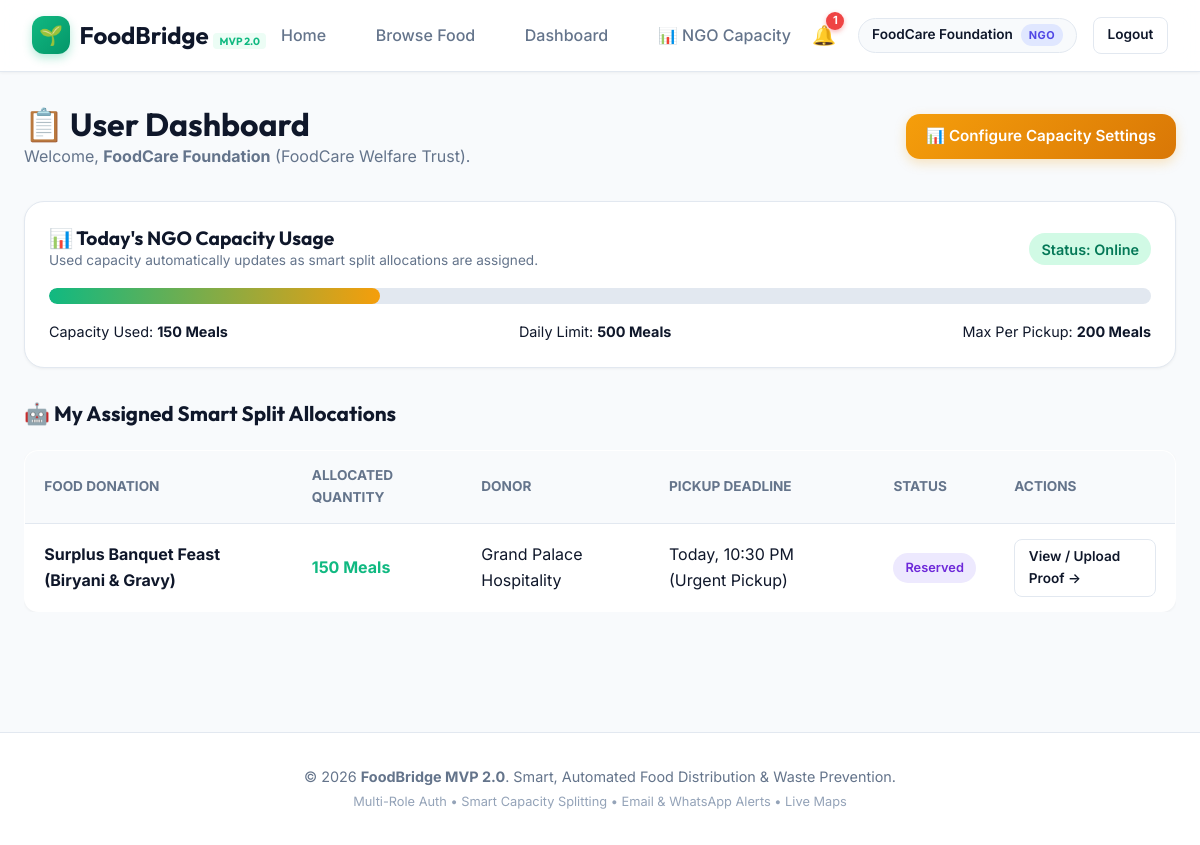
/dashboard (signed in), run on an earlier commit of the app's database.
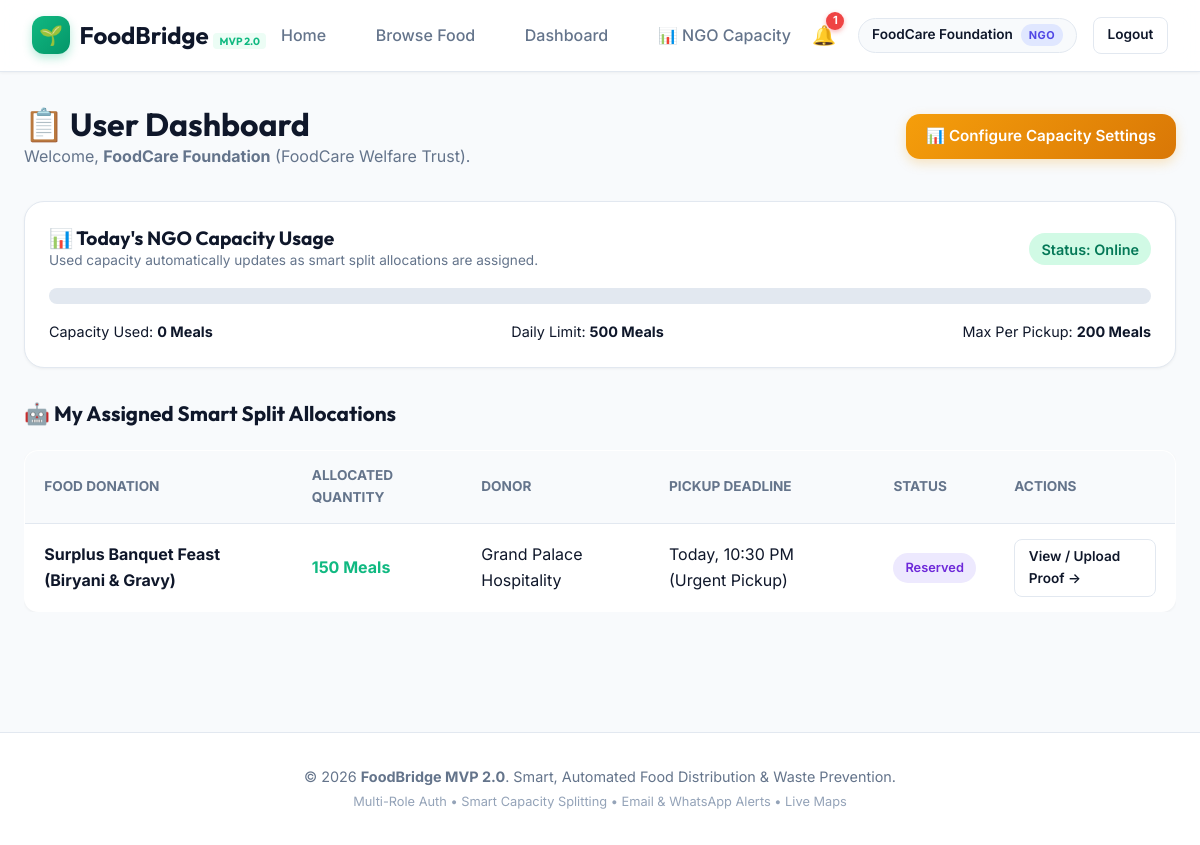
And on a later commit of the database.
### tables this page shows
CREATE TABLE users (
    id INTEGER PRIMARY KEY AUTOINCREMENT,
    name TEXT NOT NULL,
    email TEXT UNIQUE NOT NULL,
    password_hash TEXT NOT NULL,
    role TEXT NOT NULL CHECK(role IN ('donor', 'ngo', 'admin')),
    phone TEXT,
    organization TEXT,
    -- NGO Capacity & Location Configuration
    max_meals_per_pickup INTEGER DEFAULT 200,
    daily_capacity INTEGER DEFAULT 500,
    current_capacity_used INTEGER DEFAULT 0,
    capacity_reset_date TEXT DEFAULT '',
    availability TEXT DEFAULT 'Online' CHECK(availability IN ('Online', 'Offline')),
    service_radius_km REAL DEFAULT 10.0,
    latitude REAL DEFAULT 12.9716,
    longitude REAL DEFAULT 77.5946,
    created_at TIMESTAMP DEFAULT CURRENT_TIMESTAMP
);

### app.py (the view, shortened to what this page needs)
@app.route('/dashboard')
@login_required
def dashboard():
    db = database.get_db()
    user_id = session['user_id']
    user_role = session['user_role']
    if user_role == 'admin':
        return redirect(url_for('admin_dashboard'))
    else: # NGO role
        my_allocations = db.execute('''
            SELECT da.*, d.food_name, d.food_type, d.quantity, d.location, d.pickup_deadline, d.latitude, d.longitude,
                   u_donor.name as donor_name, u_donor.organization as donor_org, u_donor.phone as donor_phone
            FROM donation_allocations da
            JOIN donations d ON da.donation_id = d.id
            JOIN users u_donor ON d.donor_id = u_donor.id
            WHERE da.ngo_id = ?
            ORDER BY da.created_at DESC
        ''', (user_id,)).fetchall()
        my_single_pickups = db.execute('''
            SELECT d.*, u_donor.name as donor_name, u_donor.organization as donor_org, u_donor.phone as donor_phone
            FROM donations d
            JOIN users u_donor ON d.donor_id = u_donor.id
            WHERE d.ngo_id = ?
            ORDER BY d.created_at DESC
        ''', (user_id,)).fetchall()
        ngo_info = db.execute('SELECT * FROM users WHERE id = ?', (user_id,)).fetchone()
        stats = {
            'total_claimed': len(my_allocations) + len(my_single_pickups),
            'active_pickups': sum(1 for a in my_allocations if a['status'] == 'Reserved') + sum(1 for d in my_single_pickups if d['status'] == 'Reserved'),
            'completed_deliveries': sum(1 for a in my_allocations if a['status'] in ['Delivered', 'Completed']) + sum(1 for d in my_single_pickups if d['status'] in ['Delivered', 'Completed']),
            'daily_capacity': ngo_info['daily_capacity'] or 500,
            'capacity_used': ngo_info['current_capacity_used'] or 0
        }
        return render_template('dashboard.html', allocations=my_allocations, single_pickups=my_single_pickups, stats=stats, ngo=ngo_info)

### app.py (called while the page is built)
def login_required(f):
    @wraps(f)
    def decorated_function(*args, **kwargs):
        if 'user_id' not in session:
            flash('Please log in to access this page.', 'warning')
            return redirect(url_for('login', next=request.url))
        return f(*args, **kwargs)
    return decorated_function

### database.py (called while the page is built)
def dict_factory(cursor, row):
    d = {}
    for idx, col in enumerate(cursor.description):
        d[col[0]] = row[idx]
    return d

def get_db():
    db = getattr(g, '_database', None)
    if db is None:
        db = g._database = sqlite3.connect(DATABASE)
        db.row_factory = dict_factory
        db.execute('PRAGMA foreign_keys = ON;')
    return db

def close_connection(exception=None):
    db = getattr(g, '_database', None)
    if db is not None:
        db.close()

### templates/dashboard.html (shortened to what the changed rows need)
{% extends "base.html" %}
{% block content %}
<div style="margin-bottom: 2rem; display: flex; justify-content: space-between; align-items: center; flex-wrap: wrap; gap: 1rem;">
    <div>
        <h1 style="font-size: 2rem; color: var(--text-main);">📋 User Dashboard</h1>
        <p style="color: var(--text-muted);">
            Welcome, <strong>{{ current_user.name }}</strong> ({{ current_user.organization or current_user.role|capitalize }}).
        </p>
    </div>
</div>
{% if current_user.role == 'donor' %}
    <div class="stats-grid" style="margin-bottom: 2rem;">
        <div class="stat-card" style="background: white; border: 1px solid var(--border-color); color: var(--text-main);">
            <div class="stat-number" style="color: var(--primary);">{{ stats.total_posted }}</div>
            <div class="stat-label" style="color: var(--text-muted);">Total Listings Posted</div>
        </div>
        <div class="stat-card" style="background: white; border: 1px solid var(--border-color); color: var(--text-main);">
            <div class="stat-number" style="color: #6366f1;">{{ stats.total_servings_saved }}</div>
            <div class="stat-label" style="color: var(--text-muted);">Meals Saved</div>
        </div>
        <div class="stat-card" style="background: white; border: 1px solid var(--border-color); color: var(--text-main);">
            <div class="stat-number" style="color: #f59e0b;">{{ stats.available }}</div>
            <div class="stat-label" style="color: var(--text-muted);">Currently Available</div>
        </div>
        <div class="stat-card" style="background: white; border: 1px solid var(--border-color); color: var(--text-main);">
            <div class="stat-number" style="color: #10b981;">{{ stats.delivered }}</div>
            <div class="stat-label" style="color: var(--text-muted);">Completed Pickups</div>
        </div>
    </div>
    <h2 style="font-size: 1.3rem; margin-bottom: 1rem;">🍱 My Posted Food Listings</h2>
    {% if donations %}
        <div class="table-responsive">
            <table class="data-table">
                <thead>
                    <tr>
                        <th>Food Item</th>
                        <th>Type</th>
                        <th>Quantity / Servings</th>
                        <th>Pickup Deadline</th>
                        <th>Status</th>
                        <th>Actions</th>
                    </tr>
                </thead>
                <tbody>
                    {% for d in donations %}
                        <tr>
                            <td><strong>{{ d.food_name }}</strong></td>
                            <td>
                                <span class="badge {% if d.food_type == 'Veg' %}badge-veg{% else %}badge-nonveg{% endif %}">
                                    {{ d.food_type or 'Veg' }}
                                </span>
                            </td>
                            <td>{{ d.quantity }} ({{ d.servings_count or 50 }} Servings)</td>
                            <td>{{ d.pickup_deadline }}</td>
                            <td>
                                <span class="badge badge-{{ d.status|lower|replace(' ', '') }}">
                                    {{ d.status }}
                                </span>
                            </td>
                            <td>
                                <a href="{{ url_for('donation_detail', donation_id=d.id) }}" class="btn btn-secondary btn-sm">
                                    View / Split Progress &rarr;
                                </a>
                            </td>
                        </tr>
                    {% endfor %}
                </tbody>
            </table>
        </div>
    {% else %}
        <p style="color: var(--text-muted);">You haven't posted any food donations yet.</p>
    {% endif %}
{% elif current_user.role == 'ngo' %}
    <div style="background: white; border: 1px solid var(--border-color); border-radius: var(--radius-lg); padding: 1.5rem; margin-bottom: 2rem; box-shadow: var(--shadow-sm);">
        <div style="display: flex; justify-content: space-between; align-items: center; margin-bottom: 0.5rem;">
            <div>
                <h3 style="font-size: 1.2rem; color: var(--text-main);">📊 Today's NGO Capacity Usage</h3>
                <p style="font-size: 0.85rem; color: var(--text-muted);">Used capacity automatically updates as smart split allocations are assigned.</p>
            </div>
            <span class="badge {% if ngo.availability == 'Online' %}badge-available{% else %}badge-reserved{% endif %}" style="font-size: 0.9rem;">
                Status: {{ ngo.availability }}
            </span>
        </div>
        <div class="capacity-meter" style="height: 16px; margin: 1rem 0;">
            <div class="capacity-fill" style="width: {{ ((ngo.current_capacity_used or 0) / (ngo.daily_capacity or 500) * 100)|round }}%;"></div>
        </div>
        <div style="display: flex; justify-content: space-between; font-size: 0.9rem; color: var(--text-main);">
            <span>Capacity Used: <strong>{{ ngo.current_capacity_used or 0 }} Meals</strong></span>
            <span>Daily Limit: <strong>{{ ngo.daily_capacity or 500 }} Meals</strong></span>
            <span>Max Per Pickup: <strong>{{ ngo.max_meals_per_pickup or 200 }} Meals</strong></span>
        </div>
    </div>
    <h2 style="font-size: 1.3rem; margin-bottom: 1rem;">🤖 My Assigned Smart Split Allocations</h2>
    {% if allocations %}
        <div class="table-responsive" style="margin-bottom: 2.5rem;">
            <table class="data-table">
                <thead>
                    <tr>
                        <th>Food Donation</th>
                        <th>Allocated Quantity</th>
                        <th>Donor</th>
                        <th>Pickup Deadline</th>
                        <th>Status</th>
                        <th>Actions</th>
                    </tr>
                </thead>
                <tbody>
                    {% for a in allocations %}
                        <tr>
                            <td><strong>{{ a.food_name }}</strong></td>
                            <td><span style="font-weight: 700; color: var(--primary);">{{ a.allocated_quantity }} Meals</span></td>
                            <td>{{ a.donor_org or a.donor_name }}</td>
                            <td>{{ a.pickup_deadline }}</td>
                            <td>
                                <span class="badge badge-{{ a.status|lower|replace(' ', '') }}">
                                    {{ a.status }}
                                </span>
                            </td>
                            <td>
                                <a href="{{ url_for('donation_detail', donation_id=a.donation_id) }}" class="btn btn-secondary btn-sm">
                                    View / Upload Proof &rarr;
                                </a>
                            </td>
                        </tr>
                    {% endfor %}
                </tbody>
            </table>
        </div>
    {% else %}
        <p style="color: var(--text-muted); margin-bottom: 2rem;">No smart split allocations currently assigned.</p>
    {% endif %}
{% endif %}
{% endblock %}

### templates/base.html (shortened to what this page needs)
<!DOCTYPE html>
<html lang="en">
<head>
    <link rel="stylesheet" href="{{ url_for('static', filename='css/style.css') }}">
    <link rel="stylesheet" href="https://unpkg.com/leaflet@1.9.4/dist/leaflet.css" />
</head>
<body>
    <nav class="navbar">
        <a href="{{ url_for('index') }}" class="nav-brand">
            <div class="nav-brand-icon">🌱</div>
            <span>FoodBridge <small style="font-size: 0.65rem; color: var(--primary); background: var(--primary-light); padding: 0.1rem 0.4rem; border-radius: 4px;">MVP 2.0</small></span>
        </a>
        <ul class="nav-menu">
            <li><a href="{{ url_for('index') }}" class="nav-link">Home</a></li>
            <li><a href="{{ url_for('donations') }}" class="nav-link">Browse Food</a></li>
            {% if current_user %}
                <li><a href="{{ url_for('dashboard') }}" class="nav-link">Dashboard</a></li>
                {% if current_user.role == 'ngo' %}
                    <li><a href="{{ url_for('ngo_capacity') }}" class="nav-link">📊 NGO Capacity</a></li>
                {% endif %}
            {% endif %}
        </ul>
        <div class="nav-user">
            {% if current_user %}
                <a href="{{ url_for('notifications_view') }}" class="notif-bell" title="Notifications">
                    🔔
                    {% if unread_notifications_count > 0 %}
                        <span class="notif-badge">{{ unread_notifications_count }}</span>
                    {% endif %}
                </a>
                <div class="user-badge">
                    <span>{{ current_user.name }}</span>
                    <span class="user-role-tag role-{{ current_user.role }}">
                        {{ current_user.role }}
                    </span>
                </div>
                <a href="{{ url_for('logout') }}" class="btn btn-secondary btn-sm">Logout</a>
            {% else %}
                <a href="{{ url_for('login') }}" class="btn btn-secondary btn-sm">Log In</a>
                <a href="{{ url_for('register') }}" class="btn btn-primary btn-sm">Register</a>
            {% endif %}
        </div>
    </nav>
    <main class="container">
        {% block content %}{% endblock %}
    </main>
    <footer class="footer">
        <p>© 2026 <strong>FoodBridge MVP 2.0</strong>. Smart, Automated Food Distribution & Waste Prevention.</p>
        <p style="margin-top: 0.25rem; font-size: 0.8rem; color: var(--text-light);">Multi-Role Auth • Smart Capacity Splitting • Email & WhatsApp Alerts • Live Maps</p>
    </footer>
</body>
</html>

What changed in the data, as far as the page shows it:
changed users "FoodCare Foundation": current_capacity_used "150" → "0"
